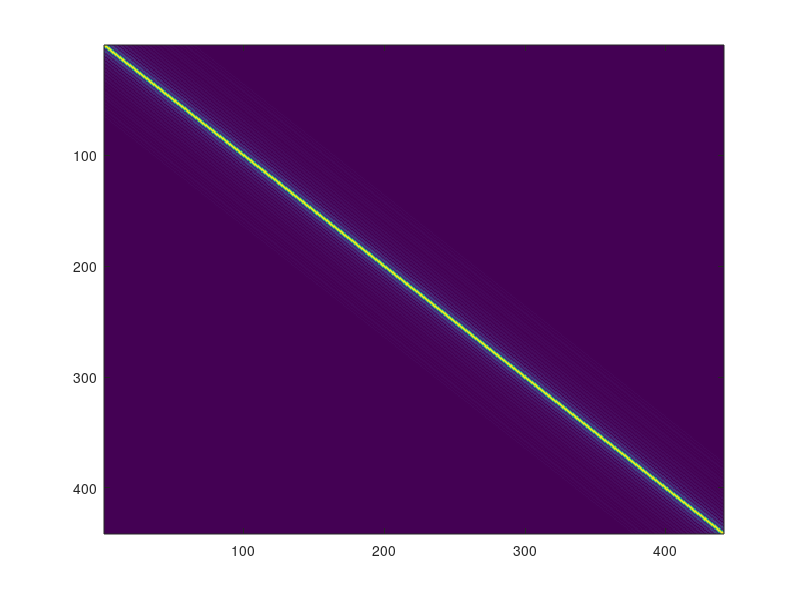

This chart was generated by the following MATLAB code: (Note: this script raises an error after producing the figure.)
% Core procedure for correction of PACT images in non-uniform medium:
% Isolating and revealing aberrations after medium is measured with 
% the reflection matrix Rxx
% Copyright (C) 2026 Tianhua Zhou
%
% This program is free software: you can redistribute it and/or modify
% it under the terms of the GNU Affero General Public License as published
% by the Free Software Foundation, either version 3 of the License, or
% (at your option) any later version.
%
% This program is distributed in the hope that it will be useful,
% but WITHOUT ANY WARRANTY; without even the implied warranty of
% MERCHANTABILITY or FITNESS FOR A PARTICULAR PURPOSE.  See the
% GNU Affero General Public License for more details.
%
% You should have received a copy of the GNU Affero General Public License
% along with this program.  If not, see <https://www.gnu.org/licenses/>.

%% basic params
Nelem = 128; % receive element count
TxNum = 65;
TxAngles = -16:0.5:16;
elemwidth = 0.3;
receivers_xpos = 0:elemwidth*1e-3:(Nelem-1)*elemwidth*1e-3;
receivers_xpos = receivers_xpos - mean(receivers_xpos);
receivers_zpos = zeros(1,Nelem);
receivers_pos = [receivers_xpos.' receivers_zpos.'];
elementNormal = repmat([0,1],Nelem,1);
fs = 40;
fc = 7.5;

%% reconstruction grid setup
dx = 1e-4; % [m]
dz = 1e-4; % [m]
xrange = max(receivers_xpos) - min(receivers_xpos); % [m]
zrange = 60e-3; % [m]
Nx = round(xrange / dx) + 1;
Nz = round(zrange / dz) + 1;
xvec = -xrange/2:dx:xrange/2;
zvec = 0:dz:zrange;
[x,z] = meshgrid(xvec,zvec);
sos = 1480; % [m/s]
sos_PW = 1540; % [m/s] sos used to convert steering angles to transmit delays

rMParams.xin = 1:length(xvec);
rMParams.xout = rMParams.xin;
rMParams.xinm = xvec(rMParams.xin);
rMParams.xoutm = xvec(rMParams.xout);
rMParams.Nin = length(rMParams.xin);
rMParams.Nout = length(rMParams.xout);

zstart = 50;
zend = 500;
zrem = zend - zstart + 1;

%% calculation of projection matrix T0
kc = 2*pi*(fc*1e6)/sos;
kvector = -11e3:50:11e3;
thetavector = asind(kvector ./ kc);
T0 = exp(1i*kvector.'.*rMParams.xoutm); % T0: [kout, xout]
figure,imagesc(abs(T0*T0')); % check completeness of projection
ax = gca;
ax.DataAspectRatio = [1,1,1];

%% calculate valid range of k for each x based on receiving angle and z
leftmostxm = rMParams.xoutm(1);
rightmostxm = rMParams.xoutm(end);
leftHAngle = atand((rightmostxm - x) ./ z);
rightHAngle = - atand((x - leftmostxm) ./ z);
leftHAngle(leftHAngle > 44) = 44;
rightHAngle(rightHAngle < -44) = -44;
leftHAngle(1:zstart-1,:) = [];
rightHAngle(1:zstart-1,:) = [];
leftThetaInd = zeros(size(leftHAngle));
rightThetaInd = zeros(size(rightHAngle));
for i = 1:zrem
    for j = 1:length(rMParams.xin)
        indLeft = find(thetavector > leftHAngle(i,j),1);
        if isempty(indLeft)
            indLeft = length(thetavector);
        end
        indRight = find(thetavector < rightHAngle(i,j),1,'last');
        if isempty(indRight)
            indRight = 1;
        end
        leftThetaInd(i,j) = indLeft;
        rightThetaInd(i,j) = indRight;
    end
end
for i = 120:zrem
    leftThetaInd(i,:) = leftThetaInd(120,:);
    rightThetaInd(i,:) = rightThetaInd(120,:);
end

%% projection of reflection matrix into the far field
for i = 1:zrem
    Rkk(:,:,i) = T0 * Rxx(:,:,i) * T0.'; % Rxx is reflection matrix
end
figure,imagesc(abs(Rkk(:,:,250)));
ax = gca;
ax.DataAspectRatio = [1,1,1];
title('Raw Rkk @ a depth');
Rkkf = Rkk;
Rxxf = Rxx;

%% projection into dual Fourier-spatial basis
for i = 1:zrem
    Rkx_original(:,:,i) = T0 * Rxxf(:,:,i);
    Rxk_original(:,:,i) = Rxxf(:,:,i) * T0.';
end
Rkx_original = Rkx_original ./ abs(Rkx_original);
Rxk_original = Rxk_original ./ abs(Rxk_original);

%% apply bounds to Rkx
Rkx = Rkx_original;
Rxk = Rxk_original;
for i = 1:zrem
    for j = 1:size(Rxx,1)
        kMask = ones(size(T0,1),1);
        kMask(1:(rightThetaInd(i,j) - 1)) = 0;
        kMask((leftThetaInd(i,j) + 1):end) = 0;
        Rkx(~kMask,j,i) = 1;
%         Rkx(:,j,i) = kMask .* Rkx(:,j,i);
    end
end

%%
figure,imagesc([min(rMParams.xoutm),max(rMParams.xoutm)],[min(kvector),max(kvector)],angle(Rkx(:,:,250)));
ax = gca;
ax.PlotBoxAspectRatio = [1,1,1];
title('Rkx');
xlabel('xin');
ylabel('kout');

%% distortion matrix
for i = 1:zrem
    Dkx(:,:,i) = Rkx_original(:,:,i) .* conj(T0);
    Dxk(:,:,i) = Rxk_original(:,:,i) .* T0';
end
for i = 1:zrem
    for j = 1:size(Rxx,1)
        kMask = ones(size(T0,1),1);
        kMask(1:(rightThetaInd(i,j) - 1)) = 0;
        kMask((leftThetaInd(i,j) + 1):end) = 0;
        Dkx(~kMask,j,i) = 0;
%         Rkx(:,j,i) = kMask .* Rkx(:,j,i);
        Dxk(j,~kMask,i) = 0;
    end
end

%% display phase of D matrix at single depth
figure,imagesc([min(rMParams.xoutm),max(rMParams.xoutm)],[min(kvector),max(kvector)],angle(Dkx(:,:,250)));
ax = gca;
ax.PlotBoxAspectRatio = [1,1,1];
title('D');
